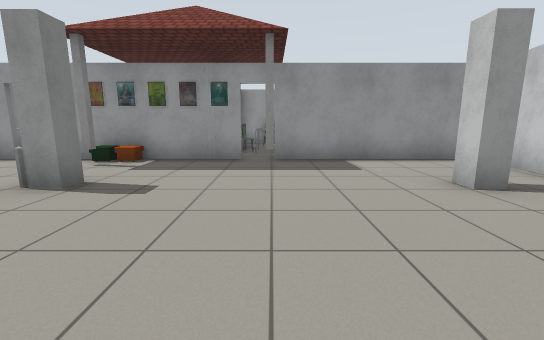
[1] (above)

24 first-person views from a walk through a world built for the Gazebo simulator. The camera is 1 m above the floor, tilts 10° down and sees 90° across. Floor lines are 1 m apart. The floor is counted in squares, 1 m on a side. Each view is taken from the middle of a square. On the plan, view 1 faces up. The plan holds only what a view shows up to about 11 squares ahead; the rest is blank. The place goes on beyond the plan. The robots in the file are not drawn. Simple shapes stand in for some stock models. Some surface patterns are stand-ins.

[2]
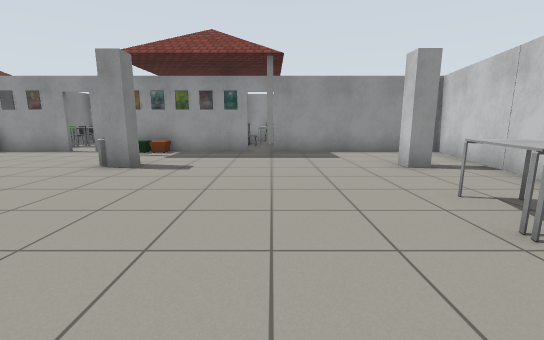

[3]
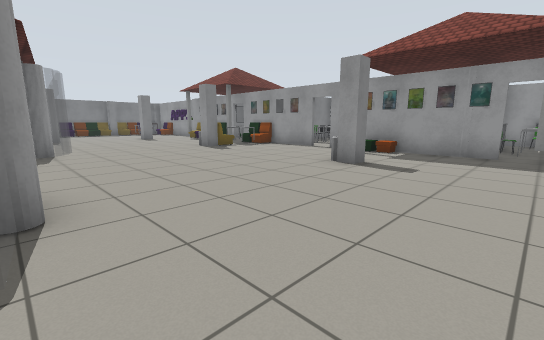

[4]
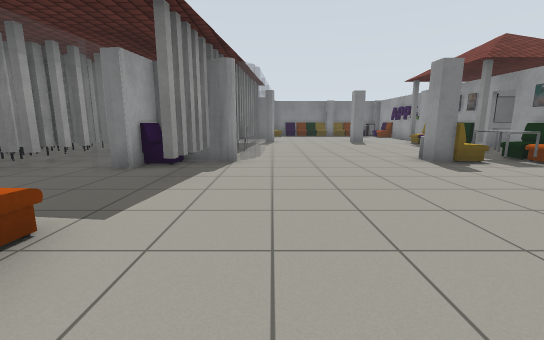

[5]
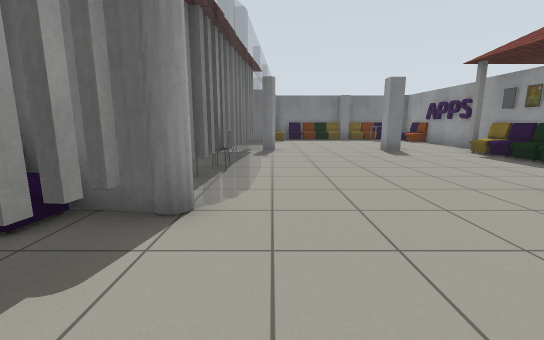

[6]
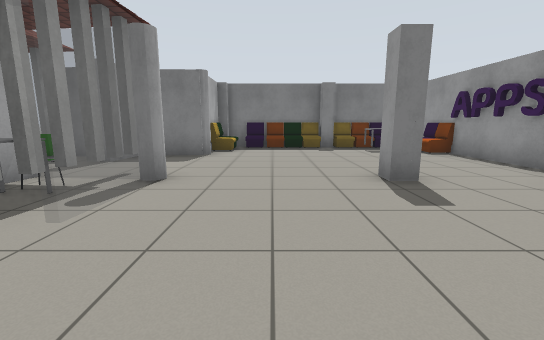

[7]
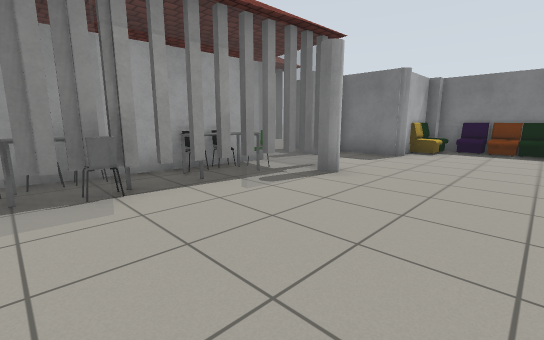

[8]
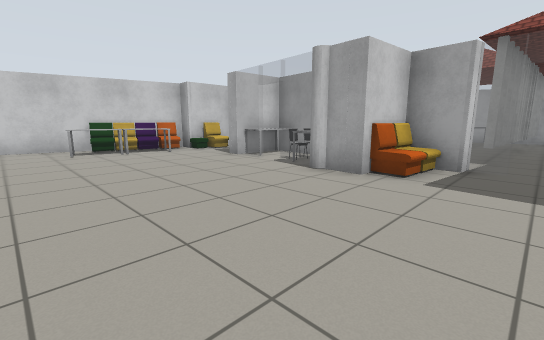

[9]
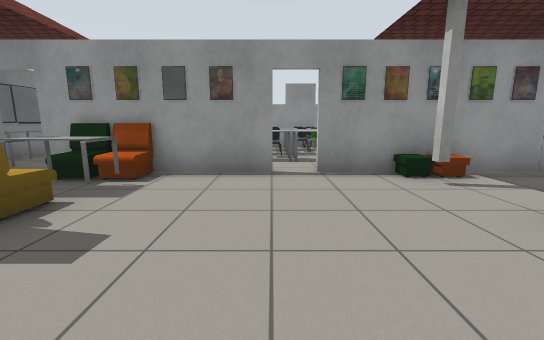

[10]
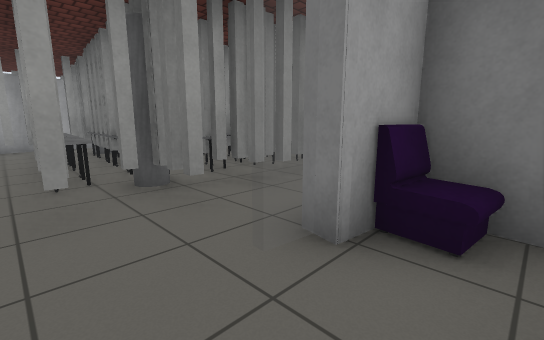

[11]
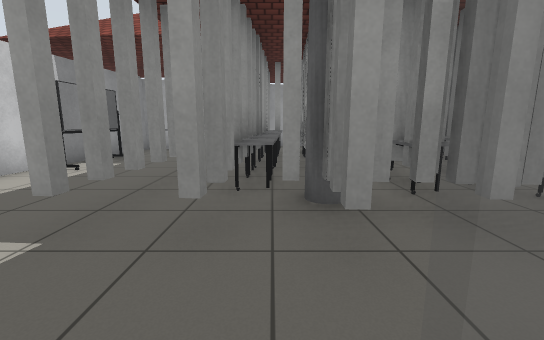

[12]
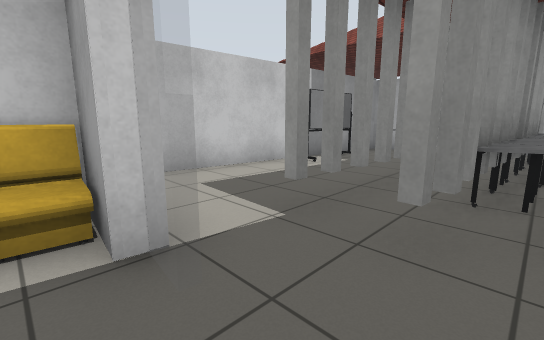

[13]
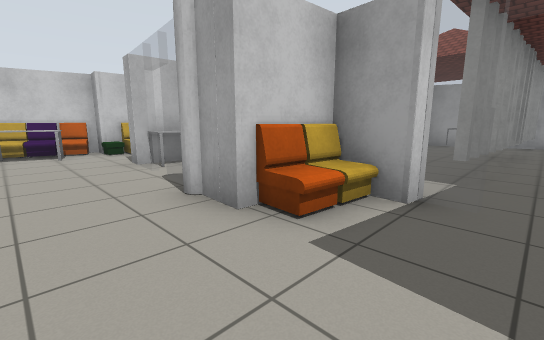

[14]
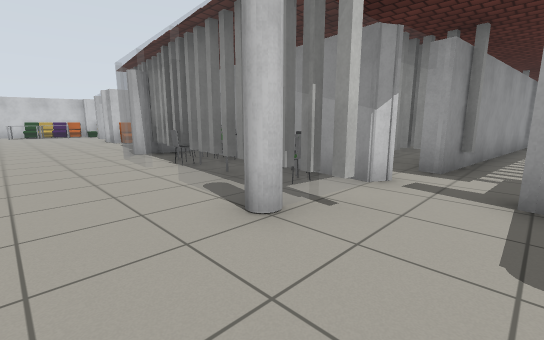

[15]
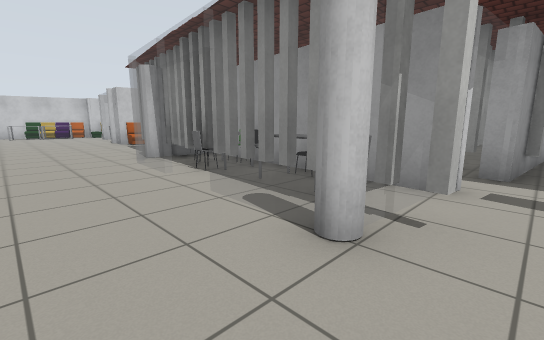

[16]
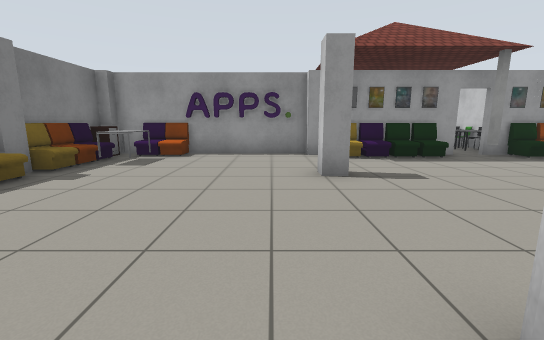

[17]
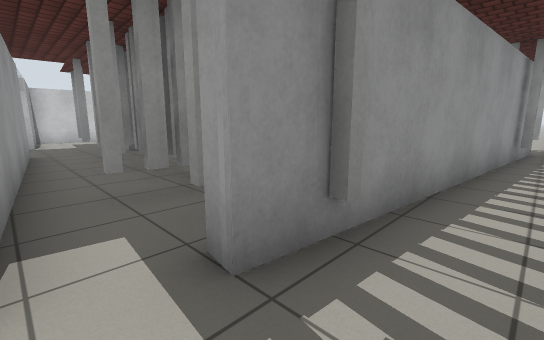

[18]
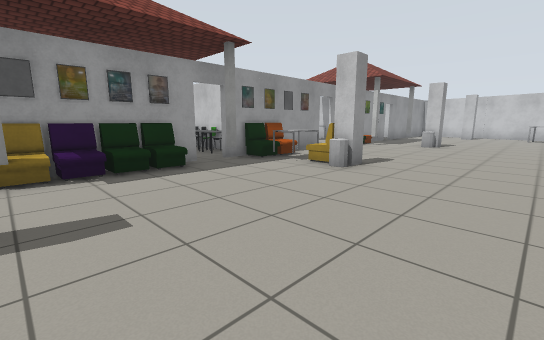

[19]
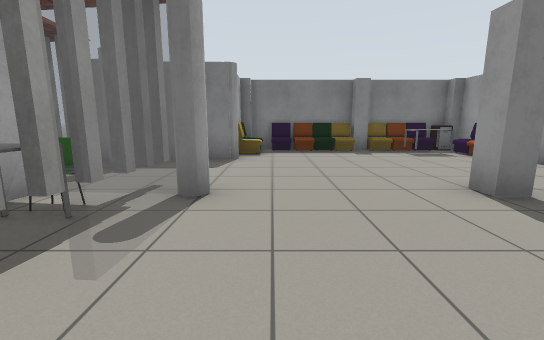

[20]
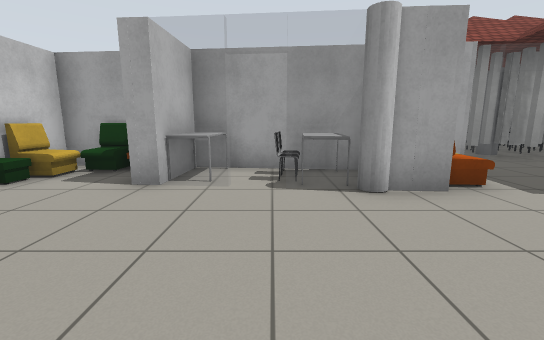

[21]
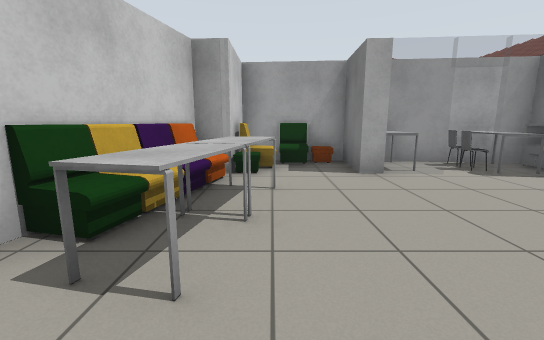

[22]
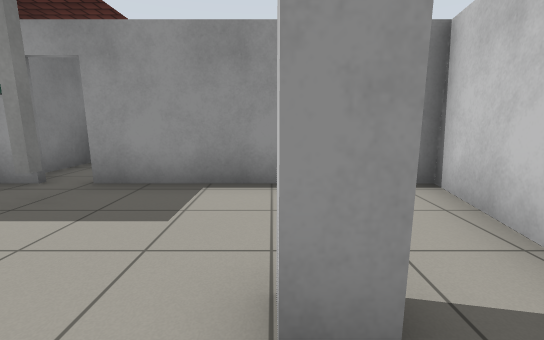

[23]
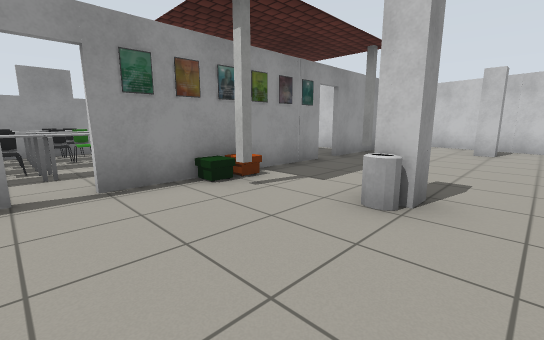

[24]
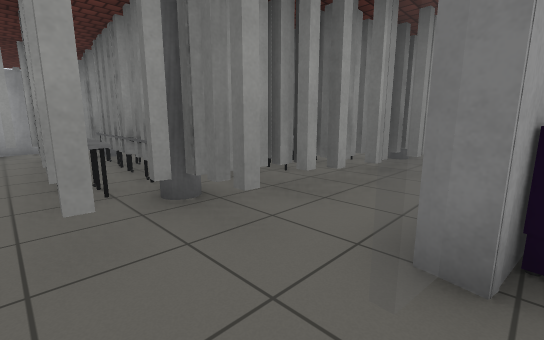

### Floor plan
Key: @ floor where view 1 was taken; # wall or solid block; x gap in a wall; . floor; D open door; = window, fence, low wall or low ledge; P pavilion; T table; W white pole; A armchair; C chair; I pillar; O other object.
Columns run from 23 left of view 1 to 6 right of it. Each row starts with its distance up from view 1.
 10          O      COO  #
  9          #T O OOTTT  ##
  8 ##########TDO   DD   ##D######
  7 OAA...AOOAAPAAAODDOOOOOD##...#
  6 AA......AA...T.........P.....#
  5 A............A..............#
  4 A.....#.....O......O......#.#
  3 A...........................#
  2 A...........................#
  1 A.........................TA
  0 #AW...W==DD=...........@.TAA
 -1    #..PCPPCP=W...........TA#
 -2    ##.=COTOOPOAP..AW=DD...A#
 -3    #..#######A#...AOTCT#.AO
 -4    x..x.P......DD=######A##
 -5    P.#PPPPP.PPP.PP..#
 -6    P.# .IOPPPPIPPP..#
 -7    P.#PP POOOTITPP..#
 -8    P.#PO  OOOTOTTP..#
 -9    P.#PP   OOOTT.P.O#
-10     .#PP    P OT.O.O#P
-11     .#P    P  OP.PO##P
-12     PP     P   PP.O##
-13     #     P   PPP O##
-14     #     OPP O###

Positions as (right, up) in squares from view 1, and headings:
1: (0, 0), facing up
2: (0, -2), facing up
3: (0, -2), facing up-left
4: (-3, 0), facing left
5: (-7, 0), facing left
6: (-12, 2), facing left
7: (-12, 3), facing down-left
8: (-7, 3), facing down-right
9: (-7, 2), facing up
10: (-7, -2), facing down-left
11: (-8, -3), facing down
12: (-8, -3), facing down-right
13: (-7, 0), facing down-right
14: (-19, 2), facing down-right
15: (-18, 2), facing down-right
16: (-18, -1), facing up
17: (-19, -3), facing down-right
18: (-16, 1), facing up-right
19: (-13, 1), facing left
20: (-2, 2), facing down
21: (2, 3), facing down
22: (3, 3), facing up
23: (-7, 3), facing up-right
24: (-7, -3), facing down-left
